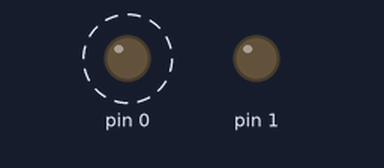
Recording of a sketch running on a simulated Arduino Uno, built with avr-gcc and run on an emulated ATmega328P. On the bench: output pins drawn as LEDs (lit = HIGH). Dashed ring = blinking.

Above: at 0.2 s.
At 3.7 s:
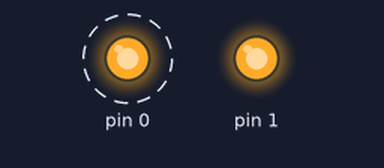
Timing chart, 0 to 5.2 s (numbered marks = the images above):
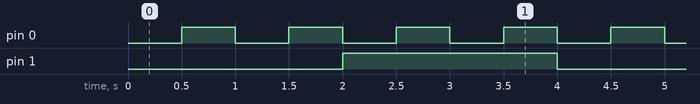

The sketch:

task2.ino
```cpp
void setup(){
    pinMode(0, OUTPUT);
    pinMode(1, OUTPUT);
}

void loop(){

    digitalWrite(0, LOW);
    digitalWrite(1, LOW);
    delay(500);

    digitalWrite(0,HIGH);
    delay(500);

    digitalWrite(0,LOW);
    delay(500);

    digitalWrite(0,HIGH);
    delay(500);

    digitalWrite(0,LOW);
    digitalWrite(1,HIGH);
    delay(500);

    digitalWrite(0,HIGH);
    delay(500);

    digitalWrite(0,LOW);
    delay(500);

    digitalWrite(0,HIGH);
    delay(500);

}
```

Measured:
- by itself, pin 0: alternates HIGH for 0.50 s and LOW for 0.50 s
- by itself, pin 1: alternates HIGH for 2.0 s and LOW for 2.0 s
- by itself, everything shown: repeats every 4.0 s, in 8 steps
